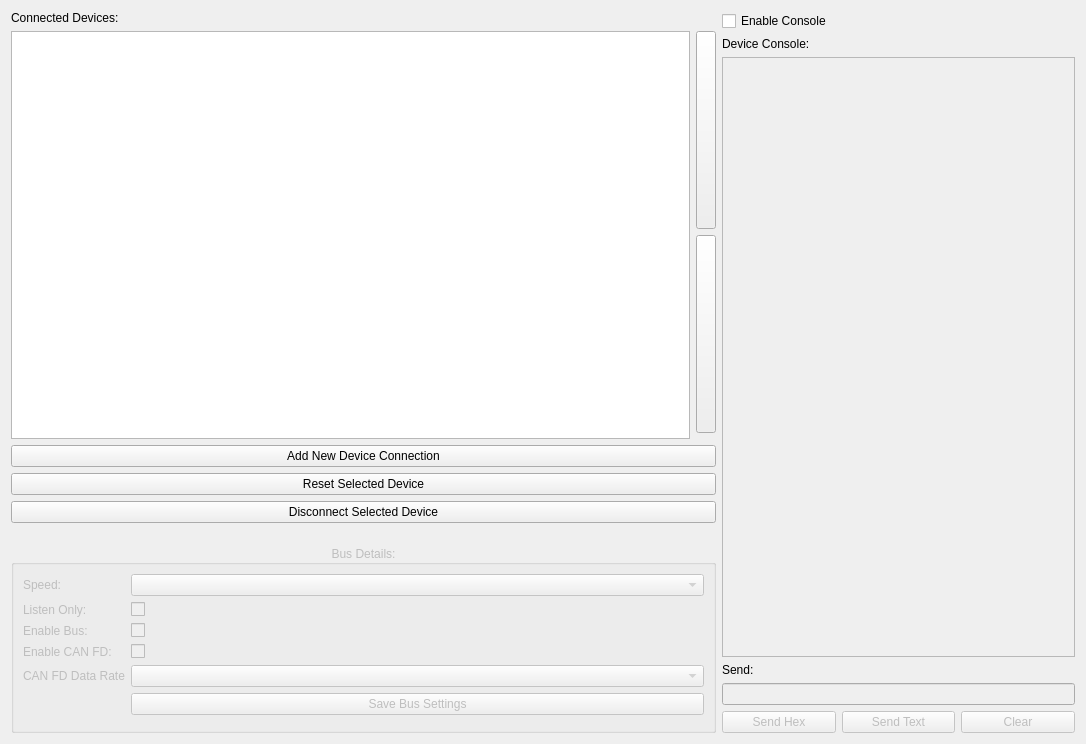
<?xml version="1.0" encoding="UTF-8"?>
<ui version="4.0">
 <class>ConnectionWindow</class>
 <widget class="QWidget" name="ConnectionWindow">
  <property name="enabled">
   <bool>true</bool>
  </property>
  <property name="geometry">
   <rect>
    <x>0</x>
    <y>0</y>
    <width>1086</width>
    <height>744</height>
   </rect>
  </property>
  <property name="windowTitle">
   <string>Connection Settings</string>
  </property>
  <layout class="QHBoxLayout" name="horizontalLayout_2" stretch="2,1">
   <property name="sizeConstraint">
    <enum>QLayout::SizeConstraint::SetDefaultConstraint</enum>
   </property>
   <item>
    <layout class="QGridLayout" name="gridLayout" columnstretch="1,0">
     <property name="sizeConstraint">
      <enum>QLayout::SizeConstraint::SetMaximumSize</enum>
     </property>
     <item row="6" column="0" colspan="2">
      <widget class="QPushButton" name="btnDisconnect">
       <property name="text">
        <string>Disconnect Selected Device</string>
       </property>
      </widget>
     </item>
     <item row="5" column="0" colspan="2">
      <widget class="QPushButton" name="btnResetConn">
       <property name="text">
        <string>Reset Selected Device</string>
       </property>
      </widget>
     </item>
     <item row="1" column="0" rowspan="3">
      <widget class="QTableView" name="tableConnections">
       <property name="alternatingRowColors">
        <bool>true</bool>
       </property>
       <property name="selectionMode">
        <enum>QAbstractItemView::SelectionMode::SingleSelection</enum>
       </property>
       <property name="selectionBehavior">
        <enum>QAbstractItemView::SelectionBehavior::SelectRows</enum>
       </property>
      </widget>
     </item>
     <item row="7" column="0" colspan="2">
      <spacer name="verticalSpacer_groupBus">
       <property name="orientation">
        <enum>Qt::Orientation::Vertical</enum>
       </property>
       <property name="sizeType">
        <enum>QSizePolicy::Policy::Fixed</enum>
       </property>
       <property name="sizeHint" stdset="0">
        <size>
         <width>20</width>
         <height>16</height>
        </size>
       </property>
      </spacer>
     </item>
     <item row="8" column="0" colspan="2">
      <widget class="QGroupBox" name="groupBus">
       <property name="enabled">
        <bool>false</bool>
       </property>
       <property name="title">
        <string>Bus Details:</string>
       </property>
       <property name="alignment">
        <set>Qt::AlignmentFlag::AlignCenter</set>
       </property>
       <layout class="QVBoxLayout" name="qhBox20">
        <item>
         <layout class="QFormLayout" name="formLayout_2">
          <item row="0" column="0">
           <widget class="QLabel" name="label_10">
            <property name="text">
             <string>Speed:</string>
            </property>
           </widget>
          </item>
          <item row="0" column="1">
           <widget class="QComboBox" name="cbBusSpeed"/>
          </item>
          <item row="1" column="0">
           <widget class="QLabel" name="label_11">
            <property name="text">
             <string>Listen Only:</string>
            </property>
           </widget>
          </item>
          <item row="1" column="1">
           <widget class="QCheckBox" name="ckListenOnly">
            <property name="text">
             <string/>
            </property>
           </widget>
          </item>
          <item row="2" column="0">
           <widget class="QLabel" name="label_14">
            <property name="text">
             <string>Enable Bus:</string>
            </property>
           </widget>
          </item>
          <item row="2" column="1">
           <widget class="QCheckBox" name="ckEnable">
            <property name="text">
             <string/>
            </property>
           </widget>
          </item>
          <item row="5" column="1">
           <widget class="QPushButton" name="btnSaveBus">
            <property name="text">
             <string>Save Bus Settings</string>
            </property>
           </widget>
          </item>
          <item row="3" column="1">
           <widget class="QCheckBox" name="canFDEnable"/>
          </item>
          <item row="3" column="0">
           <widget class="QLabel" name="canFDEnable_label">
            <property name="text">
             <string>Enable CAN FD:</string>
            </property>
           </widget>
          </item>
          <item row="4" column="1">
           <widget class="QComboBox" name="cbDataRate"/>
          </item>
          <item row="4" column="0">
           <widget class="QLabel" name="dataRate_label">
            <property name="text">
             <string>CAN FD Data Rate</string>
            </property>
           </widget>
          </item>
         </layout>
        </item>
        <item>
         <widget class="QTabBar" name="tabBuses" native="true"/>
        </item>
       </layout>
      </widget>
     </item>
     <item row="2" column="1">
      <widget class="QPushButton" name="btnMoveDown">
       <property name="enabled">
        <bool>true</bool>
       </property>
       <property name="sizePolicy">
        <sizepolicy hsizetype="Minimum" vsizetype="Expanding">
         <horstretch>0</horstretch>
         <verstretch>0</verstretch>
        </sizepolicy>
       </property>
       <property name="maximumSize">
        <size>
         <width>20</width>
         <height>16777215</height>
        </size>
       </property>
       <property name="text">
        <string/>
       </property>
       <property name="icon">
        <iconset resource="../icons.qrc">
         <normaloff>:/icons/images/move_down.png</normaloff>:/icons/images/move_down.png</iconset>
       </property>
      </widget>
     </item>
     <item row="0" column="0">
      <widget class="QLabel" name="label_4">
       <property name="text">
        <string>Connected Devices:</string>
       </property>
      </widget>
     </item>
     <item row="4" column="0" colspan="2">
      <widget class="QPushButton" name="btnNewConnection">
       <property name="text">
        <string>Add New Device Connection</string>
       </property>
      </widget>
     </item>
     <item row="1" column="1">
      <widget class="QPushButton" name="btnMoveUp">
       <property name="enabled">
        <bool>true</bool>
       </property>
       <property name="sizePolicy">
        <sizepolicy hsizetype="Minimum" vsizetype="Expanding">
         <horstretch>0</horstretch>
         <verstretch>0</verstretch>
        </sizepolicy>
       </property>
       <property name="maximumSize">
        <size>
         <width>20</width>
         <height>16777215</height>
        </size>
       </property>
       <property name="text">
        <string/>
       </property>
       <property name="icon">
        <iconset resource="../icons.qrc">
         <normaloff>:/icons/images/move_up.png</normaloff>:/icons/images/move_up.png</iconset>
       </property>
       <property name="iconSize">
        <size>
         <width>16</width>
         <height>16</height>
        </size>
       </property>
      </widget>
     </item>
    </layout>
   </item>
   <item>
    <layout class="QVBoxLayout" name="verticalLayout">
     <property name="sizeConstraint">
      <enum>QLayout::SizeConstraint::SetNoConstraint</enum>
     </property>
     <item>
      <widget class="QCheckBox" name="ckEnableConsole">
       <property name="text">
        <string>Enable Console</string>
       </property>
      </widget>
     </item>
     <item>
      <widget class="QLabel" name="label">
       <property name="text">
        <string>Device Console:</string>
       </property>
      </widget>
     </item>
     <item>
      <widget class="QTextBrowser" name="textConsole">
       <property name="enabled">
        <bool>false</bool>
       </property>
      </widget>
     </item>
     <item>
      <widget class="QLabel" name="label_3">
       <property name="text">
        <string>Send:</string>
       </property>
      </widget>
     </item>
     <item>
      <widget class="QLineEdit" name="lineSend">
       <property name="enabled">
        <bool>false</bool>
       </property>
      </widget>
     </item>
     <item>
      <layout class="QHBoxLayout" name="horizontalLayout_9">
       <item>
        <widget class="QPushButton" name="btnSendHex">
         <property name="enabled">
          <bool>false</bool>
         </property>
         <property name="text">
          <string>Send Hex</string>
         </property>
        </widget>
       </item>
       <item>
        <widget class="QPushButton" name="btnSendText">
         <property name="enabled">
          <bool>false</bool>
         </property>
         <property name="text">
          <string>Send Text</string>
         </property>
        </widget>
       </item>
       <item>
        <widget class="QPushButton" name="btnClearDebug">
         <property name="enabled">
          <bool>false</bool>
         </property>
         <property name="text">
          <string>Clear</string>
         </property>
        </widget>
       </item>
      </layout>
     </item>
    </layout>
   </item>
  </layout>
 </widget>
 <customwidgets>
  <customwidget>
   <class>QTabBar</class>
   <extends>QWidget</extends>
   <header>qtabbar.h</header>
  </customwidget>
 </customwidgets>
 <resources>
  <include location="../icons.qrc"/>
 </resources>
 <connections/>
</ui>
